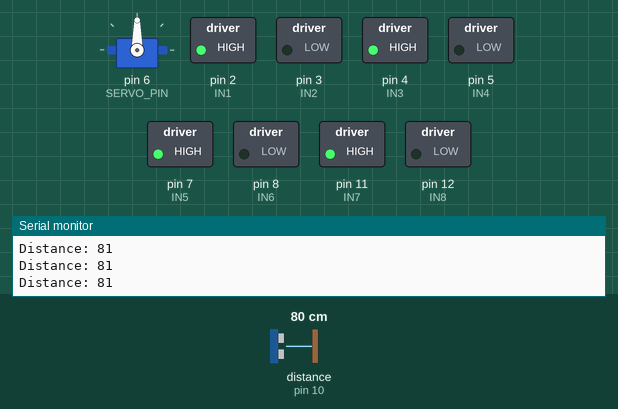
A sketch run on a simulated Arduino Uno, built with avr-gcc and run on an emulated ATmega328P. On the bench: servo, switched loads named in the sketch (green lamp = pin HIGH), the last lines printed to the serial monitor. The test bench sets the inputs (shaded band); at power-on: distance to the obstacle (sensor on pin 10) 80 cm. The echo pulse lasts 58.3 µs per cm.

Above: at 1.7 s.
1.8 s: distance to the obstacle (sensor on pin 10) set to 33 cm
3.3 s: distance to the obstacle (sensor on pin 10) set to 26 cm
At 5.5 s:
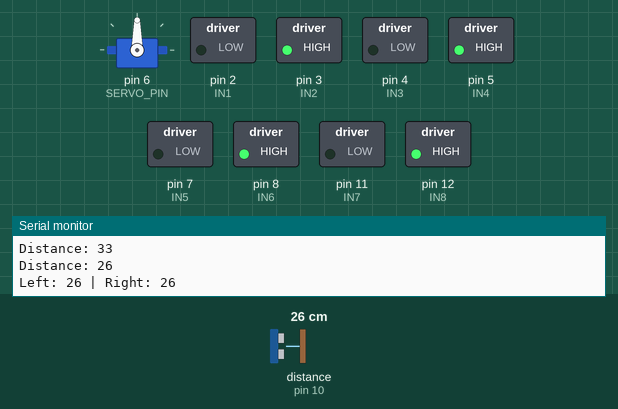
6.3 s: distance to the obstacle (sensor on pin 10) set to 120 cm
At 7.1 s:
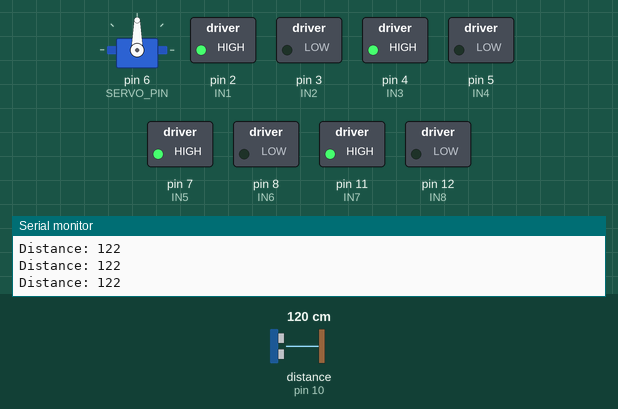
7.9 s: distance to the obstacle (sensor on pin 10) set to 2 cm
At 8.6 s:
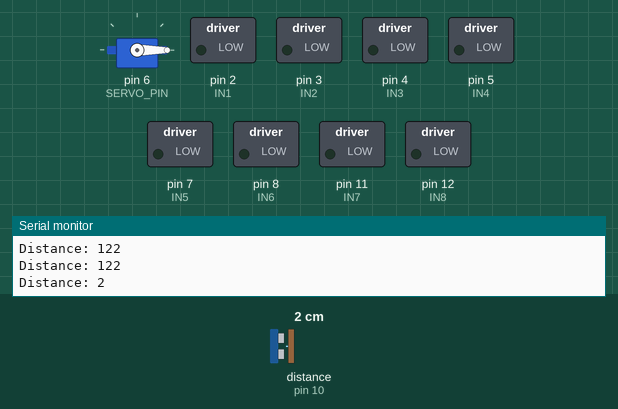
Timing chart, 0 to 11.9 s (numbered marks = the images above; inputs shaded):
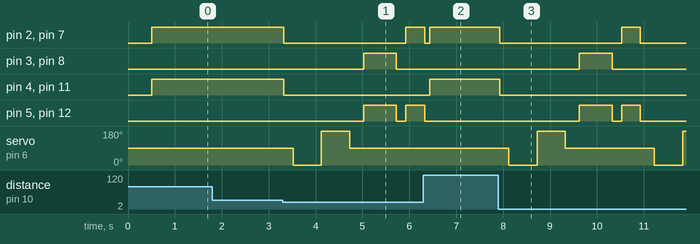

Measured:
- the behaviour switches between 30 and 29 cm on distance to the obstacle (sensor on pin 10) (found by bisection; images 0 and 1)
- after the input at 3.3 s, pin 2 (IN1): HIGH → LOW at once, → HIGH 2.6 s later; pin 3 (IN2): LOW → HIGH after 1.7 s, → LOW 0.70 s later
- after the input at 6.3 s, pin 4 (IN3), pin 11 (IN7): LOW → HIGH after 0.13 s; servo on pin 6 (SERVO_PIN): stays 90° (without the input it goes to 0° after 0.33 s)
- after the input at 7.9 s, pin 2 (IN1): HIGH → LOW at once, → HIGH 2.6 s later, → LOW 0.40 s later; pin 3 (IN2): LOW → HIGH after 1.7 s, → LOW 0.70 s later

The sketch:

Code_Obstacle_avoid.ino
```cpp
#include <Servo.h>
#include <NewPing.h>

//Ultrasonic
#define TRIG_PIN      9
#define ECHO_PIN      10
#define MAX_DISTANCE  200
NewPing sonar(TRIG_PIN, ECHO_PIN, MAX_DISTANCE);

//Servo
Servo scanServo;
#define SERVO_PIN     6

// Motor Pins (IN1-IN8, EN tied to 5V)
// Left  Front: IN1, IN2
// Right Front: IN3, IN4
// Left  Rear:  IN5, IN6
// Right Rear:  IN7, IN8
#define IN1  2
#define IN2  3
#define IN3  4
#define IN4  5
#define IN5  7
#define IN6  8
#define IN7  11
#define IN8  12

#define OBSTACLE_DIST 30

void setup() {
  Serial.begin(9600);

  pinMode(IN1, OUTPUT); pinMode(IN2, OUTPUT);
  pinMode(IN3, OUTPUT); pinMode(IN4, OUTPUT);
  pinMode(IN5, OUTPUT); pinMode(IN6, OUTPUT);
  pinMode(IN7, OUTPUT); pinMode(IN8, OUTPUT);

  scanServo.attach(SERVO_PIN);
  scanServo.write(90);
  delay(500);
}

void loop() {
  int dist = sonar.ping_cm();
  if (dist == 0) dist = 999; // 0 means no echo = clear
  Serial.print("Distance: "); Serial.println(dist);

  if (dist < OBSTACLE_DIST) {
    // STOP
    digitalWrite(IN1, LOW); digitalWrite(IN2, LOW);
    digitalWrite(IN3, LOW); digitalWrite(IN4, LOW);
    digitalWrite(IN5, LOW); digitalWrite(IN6, LOW);
    digitalWrite(IN7, LOW); digitalWrite(IN8, LOW);
    delay(200);

    // SCAN LEFT
    scanServo.write(0);
    delay(600);
    int leftDist = sonar.ping_cm();
    if (leftDist == 0) leftDist = 999;

    // SCAN RIGHT
    scanServo.write(180);
    delay(600);
    int rightDist = sonar.ping_cm();
    if (rightDist == 0) rightDist = 999;

    // RETURN SERVO TO CENTER
    scanServo.write(90);
    delay(300);

    Serial.print("Left: "); Serial.print(leftDist);
    Serial.print(" | Right: "); Serial.println(rightDist);

    // BOTH BLOCKED → REVERSE
    if (leftDist < OBSTACLE_DIST && rightDist < OBSTACLE_DIST) {
      digitalWrite(IN1, LOW);  digitalWrite(IN2, HIGH);
      digitalWrite(IN3, LOW);  digitalWrite(IN4, HIGH);
      digitalWrite(IN5, LOW);  digitalWrite(IN6, HIGH);
      digitalWrite(IN7, LOW);  digitalWrite(IN8, HIGH);
      delay(700);
      digitalWrite(IN1, LOW); digitalWrite(IN2, LOW);
      digitalWrite(IN3, LOW); digitalWrite(IN4, LOW);
      digitalWrite(IN5, LOW); digitalWrite(IN6, LOW);
      digitalWrite(IN7, LOW); digitalWrite(IN8, LOW);
      delay(200);
    }

    if (leftDist > rightDist) {
      // TURN LEFT
      // Left  motors backward, Right motors forward
      digitalWrite(IN1, LOW);  digitalWrite(IN2, HIGH);
      digitalWrite(IN3, HIGH); digitalWrite(IN4, LOW);
      digitalWrite(IN5, LOW);  digitalWrite(IN6, HIGH);
      digitalWrite(IN7, HIGH); digitalWrite(IN8, LOW);
    } else {
      // TURN RIGHT
      // Left  motors forward, Right motors backward
      digitalWrite(IN1, HIGH); digitalWrite(IN2, LOW);
      digitalWrite(IN3, LOW);  digitalWrite(IN4, HIGH);
      digitalWrite(IN5, HIGH); digitalWrite(IN6, LOW);
      digitalWrite(IN7, LOW);  digitalWrite(IN8, HIGH);
    }
    delay(400);

    // STOP AFTER TURN
    digitalWrite(IN1, LOW); digitalWrite(IN2, LOW);
    digitalWrite(IN3, LOW); digitalWrite(IN4, LOW);
    digitalWrite(IN5, LOW); digitalWrite(IN6, LOW);
    digitalWrite(IN7, LOW); digitalWrite(IN8, LOW);
    delay(100);

  } else {
    // FORWARD
    digitalWrite(IN1, HIGH); digitalWrite(IN2, LOW);
    digitalWrite(IN3, HIGH); digitalWrite(IN4, LOW);
    digitalWrite(IN5, HIGH); digitalWrite(IN6, LOW);
    digitalWrite(IN7, HIGH); digitalWrite(IN8, LOW);
  }
}
```
